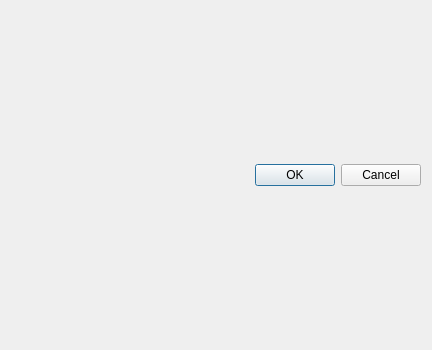
<?xml version="1.0" encoding="UTF-8"?>
<ui version="4.0">
 <class>HDCRSDialogSelection</class>
 <widget class="QDialog" name="HDCRSDialogSelection">
  <property name="geometry">
   <rect>
    <x>0</x>
    <y>0</y>
    <width>432</width>
    <height>350</height>
   </rect>
  </property>
  <property name="windowTitle">
   <string>Sélection système de coordonnées</string>
  </property>
  <property name="windowIcon">
   <iconset resource="../icones/hdicone.qrc">
    <normaloff>:/Qgis/mActionSetProjection.png</normaloff>:/Qgis/mActionSetProjection.png</iconset>
  </property>
  <layout class="QVBoxLayout" name="verticalLayout">
   <item>
    <layout class="QVBoxLayout" name="layout"/>
   </item>
   <item>
    <widget class="QDialogButtonBox" name="buttonBox">
     <property name="orientation">
      <enum>Qt::Horizontal</enum>
     </property>
     <property name="standardButtons">
      <set>QDialogButtonBox::Cancel|QDialogButtonBox::Ok</set>
     </property>
    </widget>
   </item>
  </layout>
 </widget>
 <resources>
  <include location="../icones/hdicone.qrc"/>
 </resources>
 <connections>
  <connection>
   <sender>buttonBox</sender>
   <signal>accepted()</signal>
   <receiver>HDCRSDialogSelection</receiver>
   <slot>accept()</slot>
   <hints>
    <hint type="sourcelabel">
     <x>248</x>
     <y>254</y>
    </hint>
    <hint type="destinationlabel">
     <x>157</x>
     <y>274</y>
    </hint>
   </hints>
  </connection>
  <connection>
   <sender>buttonBox</sender>
   <signal>rejected()</signal>
   <receiver>HDCRSDialogSelection</receiver>
   <slot>reject()</slot>
   <hints>
    <hint type="sourcelabel">
     <x>316</x>
     <y>260</y>
    </hint>
    <hint type="destinationlabel">
     <x>286</x>
     <y>274</y>
    </hint>
   </hints>
  </connection>
 </connections>
</ui>
